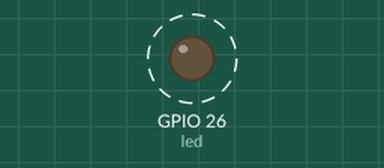
The program below on a simulated Raspberry Pi (BCM pin numbers). Shown: output pins drawn as LEDs (lit = HIGH). Dashed ring = blinking. Parts the program declares active-low are drawn by pin level, so they are really on while drawn off; what the program prints to the terminal is not drawn. At 40.0 s the program stops and its outputs stay as they are.

Above: at 0.5 s.
Timing chart, 0 to 4.6 s (numbered marks = the images above):
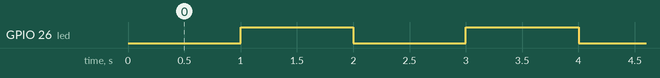

Measured:
- by itself, GPIO 26 (led): alternates HIGH for 1.0 s and LOW for 1.0 s, 39 changes in all, then stays HIGH

The program:

01-led.py
```python
from gpiozero import LED
from time import sleep

led = LED(26, active_high=False)

print("LED Experiment")

i = 0
while i < 20:
        try:
                led.on()
                sleep(1)
                led.off()
                sleep(1)
        except:
                print("There was an exception")
        i += 1
```
